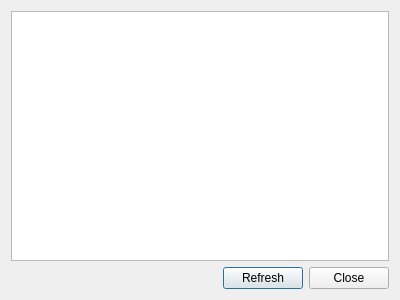
<?xml version="1.0" encoding="UTF-8"?>
<ui version="4.0">
 <class>CPidDialog</class>
 <widget class="QDialog" name="CPidDialog">
  <property name="geometry">
   <rect>
    <x>0</x>
    <y>0</y>
    <width>400</width>
    <height>300</height>
   </rect>
  </property>
  <property name="windowTitle">
   <string>Dialog</string>
  </property>
  <layout class="QGridLayout" name="gridLayout">
   <item row="0" column="0">
    <widget class="QTableView" name="tabPid"/>
   </item>
   <item row="1" column="0">
    <layout class="QHBoxLayout" name="horizontalLayout">
     <item>
      <spacer name="horizontalSpacer">
       <property name="orientation">
        <enum>Qt::Horizontal</enum>
       </property>
       <property name="sizeHint" stdset="0">
        <size>
         <width>40</width>
         <height>20</height>
        </size>
       </property>
      </spacer>
     </item>
     <item>
      <widget class="QPushButton" name="pbRefresh">
       <property name="text">
        <string>Refresh</string>
       </property>
      </widget>
     </item>
     <item>
      <widget class="QPushButton" name="pbClose">
       <property name="text">
        <string>Close</string>
       </property>
      </widget>
     </item>
    </layout>
   </item>
  </layout>
 </widget>
 <resources/>
 <connections/>
</ui>
